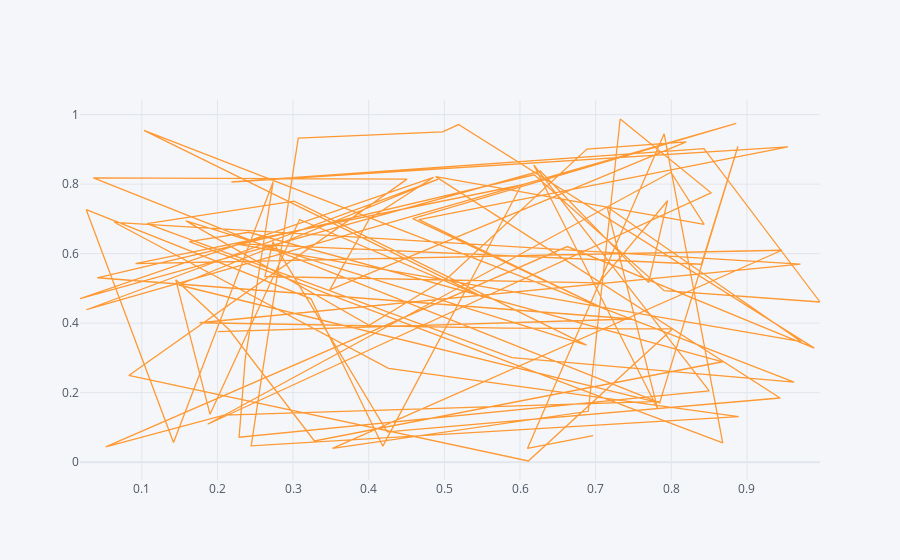

Notebook code cell kept with this figure:
### Code cell
df1.iplot(x = "a", y = "b")
